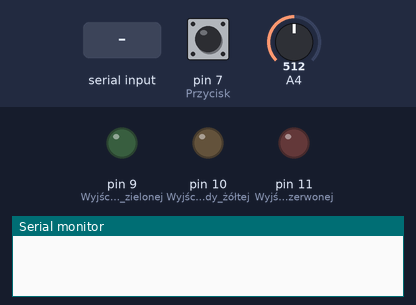
Recording of a sketch running on a simulated Arduino Uno, built with avr-gcc and run on an emulated ATmega328P. On the bench: output pins drawn as LEDs (lit = HIGH), the last lines printed to the serial monitor. The inputs (shaded band) are chosen by the test bench; at power-on: pin 7 (Przycisk) HIGH, A4 = 512.

Above: at 1.2 s.
1.3 s: "90,45\n" received over Serial
At 2.4 s:
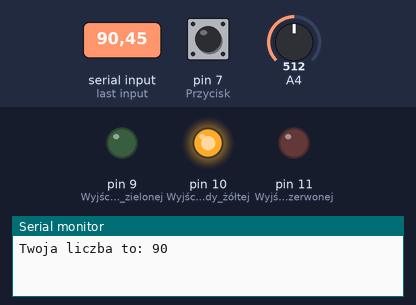
2.8 s: pin 7 (Przycisk) pulled LOW for 0.15 s
Timing chart, 0 to 5.8 s (numbered marks = the images above; inputs shaded):
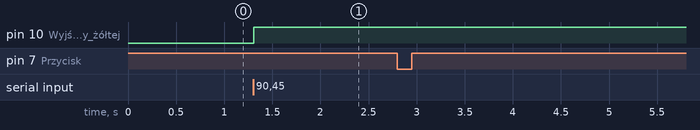

The sketch:

game.ino
```cpp
int iloscSzans = 2;
boolean czerwona = false, zolta = false, zielona = false;
int napisanaLiczba = 0, potnLiczba = 0;

void setup() {
  Serial.begin(9600);
  pinMode(11, OUTPUT); //Wyjście diody czerwonej
  digitalWrite(11, LOW);
  pinMode(10, OUTPUT); //Wyjście diody żółtej
  digitalWrite(10, LOW);
  pinMode(9, OUTPUT); //Wyjście diody zielonej
  digitalWrite(9, LOW);
  pinMode(7, INPUT_PULLUP); //Przycisk
}

void loop() {
  potnLiczba = analogRead(A4); // odczytanie liczby z potencjometru

  while(digitalRead(7) == LOW){
    Serial.println("Podaj liczbę:");
    delay(1000);
  }

  if(Serial.available() > 0) {
    napisanaLiczba = Serial.readStringUntil('\n').toInt();
    Serial.print("Twoja liczba to: ");
    Serial.println(napisanaLiczba);

    if((napisanaLiczba < (potnLiczba+50)) && (napisanaLiczba > (potnLiczba-50))) {
      czerwona = false;
      zolta = false;
      zielona = true; // zielona dioda
      Serial.print("Potencjometr wskazywał na : ");
      Serial.println(potnLiczba);
    } else {
      czerwona = false;
      zolta = true; // żółta dioda
      zielona = false;
      iloscSzans--;
    }
    if(iloscSzans < 0) { // przegrana
    czerwona = true; // czerwona dioda
    zolta = false;
    zielona = false;
    Serial.print("Potencjometr wskazywał na : ");
    Serial.println(potnLiczba);
    }
  }

  if(czerwona) digitalWrite(11, HIGH);
  else digitalWrite(11, LOW);
  if(zolta) digitalWrite(10, HIGH);
  else digitalWrite(10, LOW);
  if(zielona) digitalWrite(9, HIGH);
  else digitalWrite(9, LOW);
}
```

Measured:
- after the input at 1.3 s, pin 10 (Wyjście_diody_żółtej): LOW → HIGH at once
